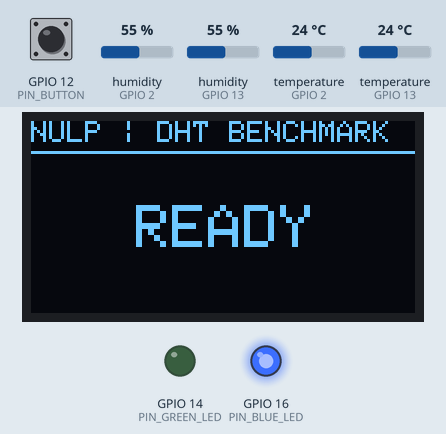
Recording of a sketch running on a simulated ESP32. On the bench: 128×64 one-colour display, output pins drawn as LEDs (lit = HIGH). The inputs (shaded band) are chosen by the test bench; at power-on: GPIO 12 (PIN_BUTTON) HIGH, humidity (sensors on GPIO 2, GPIO 13) 55 %, temperature (sensors on GPIO 2, GPIO 13) 24 °C. What the sketch prints to the serial monitor is not drawn.

Above: at 1.2 s.
1.3 s: GPIO 12 (PIN_BUTTON) pulled LOW for 0.15 s
At 1.9 s:
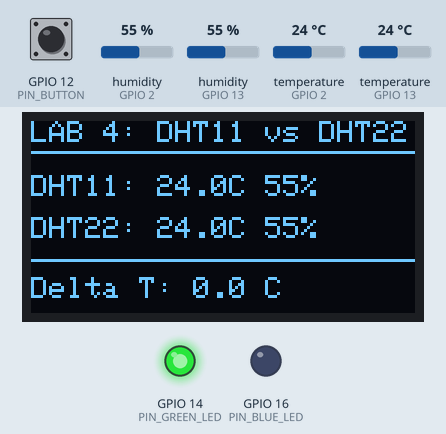
2.9 s: humidity (sensor on GPIO 2) set to 22 %
At 5.8 s:
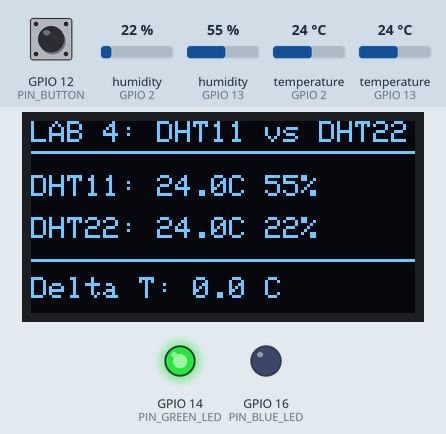
5.9 s: GPIO 12 (PIN_BUTTON) pulled LOW for 1 s
At 6.7 s:
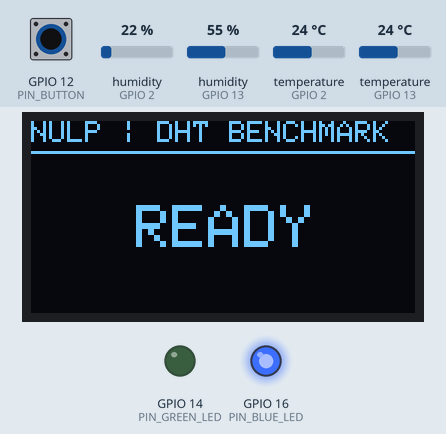
8.4 s: GPIO 12 (PIN_BUTTON) pulled LOW for 3.2 s
At 9.7 s:
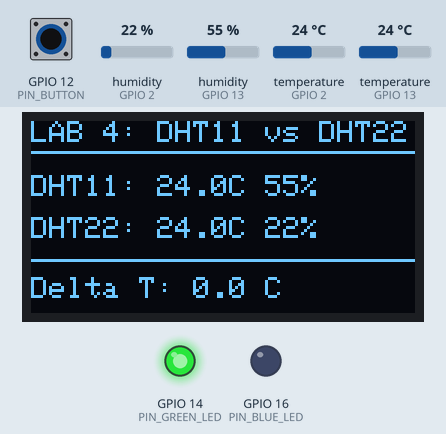
13.1 s: humidity (sensor on GPIO 13) set to 22 %
16.1 s: temperature (sensor on GPIO 2) set to 12 °C
At 17.0 s:
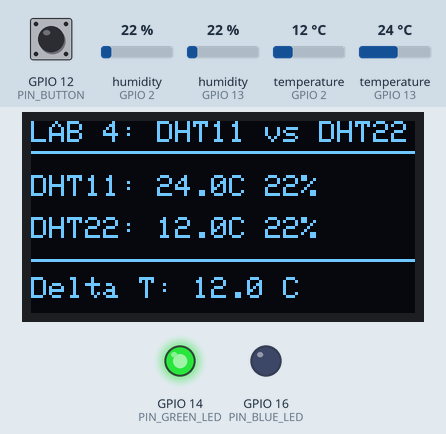
Timing chart, 0 to 19.0 s (numbered marks = the images above; inputs shaded):
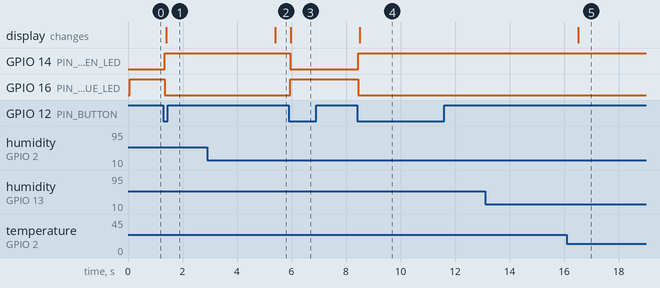

The sketch:

main.ino
```cpp
#include <Wire.h>
#include <Adafruit_GFX.h>
#include <Adafruit_SSD1306.h>
#include <DHT.h>

#define PIN_BUTTON     12
#define DHT11_PIN      13
#define DHT22_PIN      2
#define PIN_GREEN_LED  14
#define PIN_BLUE_LED   16

#define OLED_SDA       4
#define OLED_SCL       5

#define SCREEN_WIDTH 128
#define SCREEN_HEIGHT 64

Adafruit_SSD1306 display(SCREEN_WIDTH, SCREEN_HEIGHT, &Wire, -1);
DHT dht11(DHT11_PIN, DHT11);
DHT dht22(DHT22_PIN, DHT22);

struct SensorReading
{
    float temp;
    float hum;
    bool valid;
};

bool systemActive = false;
bool standbyDrawn = false;

bool buttonState = HIGH;
bool lastButtonReading = HIGH;

unsigned long lastDebounceTime = 0;
const unsigned long DEBOUNCE_DELAY = 50;

unsigned long lastSampleTime = 0;
const unsigned long SAMPLE_INTERVAL = 2000;

void handleButton();
SensorReading readSensor(DHT &sensor);
void logTelemetryCSV(const SensorReading &s11, const SensorReading &s22);
void updateDisplayActive(const SensorReading &s11, const SensorReading &s22);
void displayStandby();

void setup() {
    Serial.begin(115200);
    Wire.begin(OLED_SDA, OLED_SCL);

    pinMode(PIN_GREEN_LED, OUTPUT);
    pinMode(PIN_BLUE_LED, OUTPUT);
    pinMode(PIN_BUTTON, INPUT_PULLUP);

    dht11.begin();
    dht22.begin();

    if (!display.begin(SSD1306_SWITCHCAPVCC, 0x3C)) {
        Serial.println(F("SSD1306 allocation failed"));
        for (;;);
    }

    Serial.println(F("Timestamp_ms,DHT11_Temp_C,DHT11_Hum_%,DHT22_Temp_C,DHT22_Hum_%"));
    displayStandby();
    standbyDrawn = true;
}

void loop() {
    handleButton();

    if (systemActive) {
        standbyDrawn = false;
        digitalWrite(PIN_GREEN_LED, HIGH);
        digitalWrite(PIN_BLUE_LED, LOW);

        unsigned long currentMillis = millis();
        if (currentMillis - lastSampleTime >= SAMPLE_INTERVAL) {
        lastSampleTime = currentMillis;

        SensorReading s11 = readSensor(dht11);
        SensorReading s22 = readSensor(dht22);

        logTelemetryCSV(s11, s22);
        updateDisplayActive(s11, s22);
        }
    } else {
        digitalWrite(PIN_GREEN_LED, LOW);
        digitalWrite(PIN_BLUE_LED, HIGH);

        if (!standbyDrawn) {
        displayStandby();
        standbyDrawn = true;
        }
    }
}


void handleButton() {
    bool reading = digitalRead(PIN_BUTTON);

    if (reading != lastButtonReading) {
        lastDebounceTime = millis();
    }

    if ((millis() - lastDebounceTime) > DEBOUNCE_DELAY) {
        if (reading != buttonState) {
        buttonState = reading;
        if (buttonState == LOW) {
            systemActive = !systemActive;
            if (systemActive) {
            lastSampleTime = millis() - SAMPLE_INTERVAL;
            }
        }
        }
    }
    lastButtonReading = reading;
}

SensorReading readSensor(DHT &sensor) {
    SensorReading data;
    data.temp = sensor.readTemperature();
    data.hum = sensor.readHumidity();
    data.valid = !isnan(data.temp) && !isnan(data.hum);
    return data;
}

void logTelemetryCSV(const SensorReading &s11, const SensorReading &s22) {
    Serial.print(millis());
    Serial.print(',');
    if (s11.valid) {
        Serial.print(s11.temp, 1); Serial.print(','); Serial.print(s11.hum, 1);
    } else {
        Serial.print(F("NaN,NaN"));
    }
    Serial.print(',');
    if (s22.valid) {
        Serial.print(s22.temp, 1); Serial.print(','); Serial.println(s22.hum, 1);
    } else {
        Serial.println(F("NaN,NaN"));
    }
}


void updateDisplayActive(const SensorReading &s11, const SensorReading &s22) {
    display.clearDisplay();
    display.setTextColor(SSD1306_WHITE);
    display.setTextSize(1);

    display.setCursor(0, 0);
    display.print(F("LAB 4: DHT11 vs DHT22"));
    display.drawLine(0, 10, 128, 10, SSD1306_WHITE);

    display.setCursor(0, 18);
    display.print(F("DHT11: "));
    if (s11.valid) {
        display.print(s11.temp, 1); display.print(F("C "));
        display.print(s11.hum, 0);  display.print(F("%"));
    } else {
        display.print(F("SENSOR ERR"));
    }

    display.setCursor(0, 32);
    display.print(F("DHT22: "));
    if (s22.valid) {
        display.print(s22.temp, 1); display.print(F("C "));
        display.print(s22.hum, 0);  display.print(F("%"));
    } else {
        display.print(F("SENSOR ERR"));
    }

    display.drawLine(0, 46, 128, 46, SSD1306_WHITE);
    display.setCursor(0, 52);
    if (s11.valid && s22.valid) {
        display.print(F("Delta T: "));
        display.print(abs(s22.temp - s11.temp), 1);
        display.print(F(" C"));
    } else {
        display.print(F("Delta T: --.- C"));
    }

    display.display();
}

void displayStandby() {
    display.clearDisplay();
    display.setTextColor(SSD1306_WHITE);

    display.setTextSize(1);
    display.setCursor(0, 0);
    display.print(F("NULP | DHT BENCHMARK"));
    display.drawLine(0, 10, 128, 10, SSD1306_WHITE);

    display.setTextSize(2);
    display.setCursor(35, 28);
    display.print(F("READY"));

    display.display();
}
```

Measured:
- after the input at 1.3 s, GPIO 14 (PIN_GREEN_LED): LOW → HIGH after 0.05 s; GPIO 16 (PIN_BLUE_LED): HIGH → LOW after 0.05 s; the display: changes after 0.11 s (image 1)
- after the input at 2.9 s, the display: changes after 2.5 s (image 2)
- after the input at 5.9 s, GPIO 14 (PIN_GREEN_LED): HIGH → LOW after 0.05 s; GPIO 16 (PIN_BLUE_LED): LOW → HIGH after 0.05 s; the display: changes after 0.08 s (image 3)
- after the input at 8.4 s, GPIO 14 (PIN_GREEN_LED): LOW → HIGH after 0.05 s; GPIO 16 (PIN_BLUE_LED): HIGH → LOW after 0.05 s; the display: changes after 0.11 s (image 4)
- after the input at 13.1 s, every drawn part: stays the same
- after the input at 16.1 s, the display: changes after 0.41 s (image 5)
